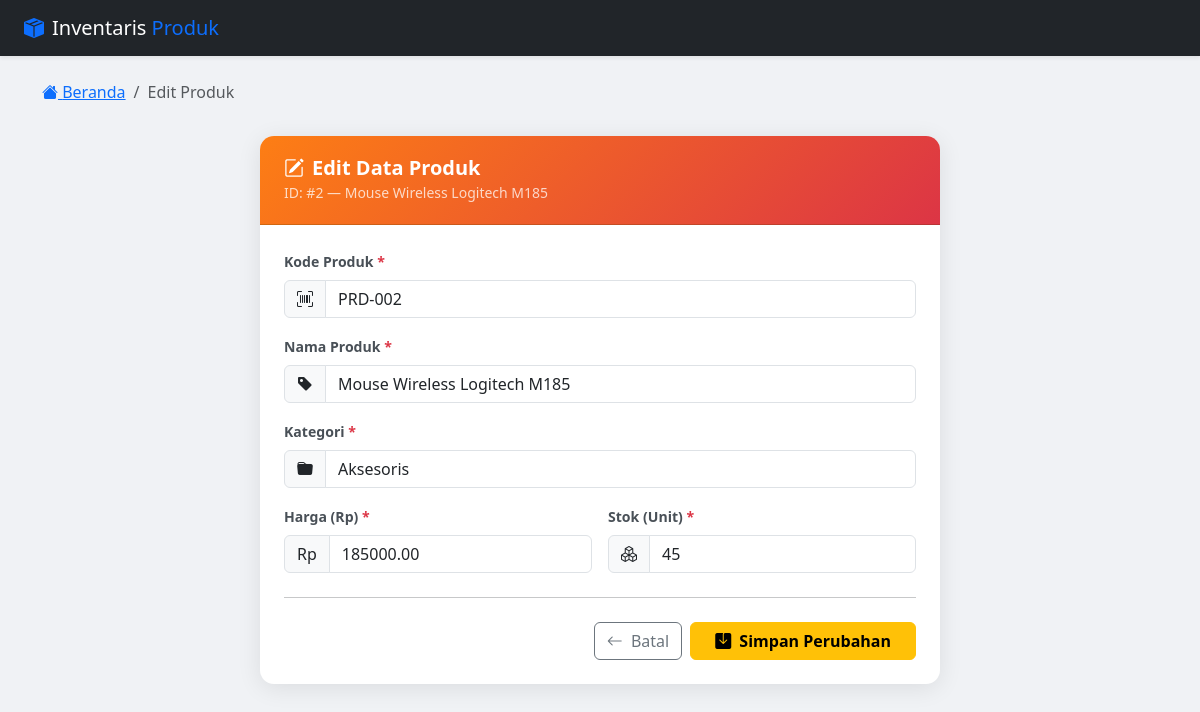
Page /edit.php?id=2 on the committed database.
### tables this page shows
CREATE TABLE produk (
    id          INT(11)         NOT NULL AUTO_INCREMENT,
    kode_produk VARCHAR(20)     NOT NULL UNIQUE,
    nama_produk VARCHAR(100)    NOT NULL,
    kategori    VARCHAR(50)     NOT NULL,
    harga       DECIMAL(15, 2)  NOT NULL DEFAULT 0.00,
    stok        INT(11)         NOT NULL DEFAULT 0,
    created_at  TIMESTAMP       NOT NULL DEFAULT CURRENT_TIMESTAMP,
    updated_at  TIMESTAMP       NOT NULL DEFAULT CURRENT_TIMESTAMP ON UPDATE CURRENT_TIMESTAMP,
    PRIMARY KEY (id)
);

### edit.php (the view, shortened to what this page needs)
<?php
require_once 'koneksi.php';
$id = filter_input(INPUT_GET, 'id', FILTER_VALIDATE_INT);
$errors  = [];
$produk  = null;
if ($produk === null) {
    $stmtGet = $koneksi->prepare("SELECT * FROM produk WHERE id = ? LIMIT 1");
    $stmtGet->bind_param('i', $id);
    $stmtGet->execute();
    $result = $stmtGet->get_result();
    $produk = $result->fetch_assoc();
}
?>
<!DOCTYPE html>
<html lang="id">
<head>
    <link href="https://cdn.jsdelivr.net/npm/bootstrap@5.3.3/dist/css/bootstrap.min.css" rel="stylesheet">
    <link href="https://cdn.jsdelivr.net/npm/bootstrap-icons@1.11.3/font/bootstrap-icons.min.css" rel="stylesheet">
</head>
<body>
<nav class="navbar navbar-dark bg-dark shadow-sm">
    <div class="container-fluid px-4">
        <a class="navbar-brand d-flex align-items-center gap-2" href="index.php">
            <i class="bi bi-box-seam-fill text-primary fs-5"></i>
            <span>Inventaris <span class="text-primary">Produk</span></span>
        </a>
    </div>
</nav>
<div class="container py-4">
    <nav aria-label="breadcrumb" class="mb-3">
        <ol class="breadcrumb">
            <li class="breadcrumb-item"><a href="index.php"><i class="bi bi-house-fill"></i> Beranda</a></li>
            <li class="breadcrumb-item active">Edit Produk</li>
        </ol>
    </nav>
    <div class="card form-card">
        <div class="card-header text-white">
            <h5 class="mb-0 fw-bold"><i class="bi bi-pencil-square me-2"></i>Edit Data Produk</h5>
            <small class="opacity-75">ID: #<?= (int)$produk['id'] ?> — <?= htmlspecialchars($produk['nama_produk']) ?></small>
        </div>
        <div class="card-body p-4">
            <form action="edit.php?id=<?= (int)$id ?>" method="POST" novalidate>
                <div class="mb-3">
                    <label for="kode_produk" class="form-label">Kode Produk <span class="text-danger">*</span></label>
                    <div class="input-group">
                        <span class="input-group-text"><i class="bi bi-upc-scan"></i></span>
                        <input type="text" id="kode_produk" name="kode_produk"
                            class="form-control <?= isset($errors['kode_produk']) ? 'is-invalid' : '' ?>"
                            value="<?= htmlspecialchars($produk['kode_produk']) ?>"
                            maxlength="20" required>
                    </div>
                </div>
                <div class="mb-3">
                    <label for="nama_produk" class="form-label">Nama Produk <span class="text-danger">*</span></label>
                    <div class="input-group">
                        <span class="input-group-text"><i class="bi bi-tag-fill"></i></span>
                        <input type="text" id="nama_produk" name="nama_produk"
                            class="form-control <?= isset($errors['nama_produk']) ? 'is-invalid' : '' ?>"
                            value="<?= htmlspecialchars($produk['nama_produk']) ?>"
                            maxlength="100" required>
                    </div>
                </div>
                <div class="mb-3">
                    <label for="kategori" class="form-label">Kategori <span class="text-danger">*</span></label>
                    <div class="input-group">
                        <span class="input-group-text"><i class="bi bi-folder-fill"></i></span>
                        <input type="text" id="kategori" name="kategori"
                            class="form-control <?= isset($errors['kategori']) ? 'is-invalid' : '' ?>"
                            value="<?= htmlspecialchars($produk['kategori']) ?>"
                            list="kategoriSuggestions" maxlength="50" required>
                    </div>
                </div>
                <div class="row g-3 mb-3">
                    <div class="col-md-6">
                        <label for="harga" class="form-label">Harga (Rp) <span class="text-danger">*</span></label>
                        <div class="input-group">
                            <span class="input-group-text">Rp</span>
                            <input type="number" id="harga" name="harga"
                                class="form-control <?= isset($errors['harga']) ? 'is-invalid' : '' ?>"
                                value="<?= htmlspecialchars($produk['harga']) ?>"
                                min="0" step="100" required>
                        </div>
                    </div>
                    <div class="col-md-6">
                        <label for="stok" class="form-label">Stok (Unit) <span class="text-danger">*</span></label>
                        <div class="input-group">
                            <span class="input-group-text"><i class="bi bi-boxes"></i></span>
                            <input type="number" id="stok" name="stok"
                                class="form-control <?= isset($errors['stok']) ? 'is-invalid' : '' ?>"
                                value="<?= htmlspecialchars($produk['stok']) ?>"
                                min="0" required>
                        </div>
                    </div>
                </div>
                <hr class="my-4">
                <div class="d-flex justify-content-end gap-2">
                    <a href="index.php" class="btn btn-outline-secondary">
                        <i class="bi bi-arrow-left me-1"></i> Batal
                    </a>
                    <button type="submit" class="btn btn-warning px-4 fw-semibold">
                        <i class="bi bi-save-fill me-1"></i> Simpan Perubahan
                    </button>
                </div>
            </form>
        </div>
    </div>
</div>
</body>
</html>

### edit.php (style rules this page uses)
body { background-color: #f0f2f5; font-family: 'Segoe UI', sans-serif; }
.form-card { max-width: 680px; margin: 2rem auto; border: none; border-radius: 14px; box-shadow: 0 4px 24px rgba(0,0,0,0.09); }
.form-card .card-header { background: linear-gradient(135deg, #fd7e14 0%, #dc3545 100%); border-radius: 14px 14px 0 0; padding: 1.25rem 1.5rem; }
.form-label { font-weight: 600; font-size: 0.88rem; color: #495057; }
.input-group-text { background-color: #f8f9fa; }

### rows in the picture
produk: id "2", nama_produk "Mouse Wireless Logitech M185", kode_produk "PRD-002", kategori "Aksesoris", harga "185000.00", stok "45"
